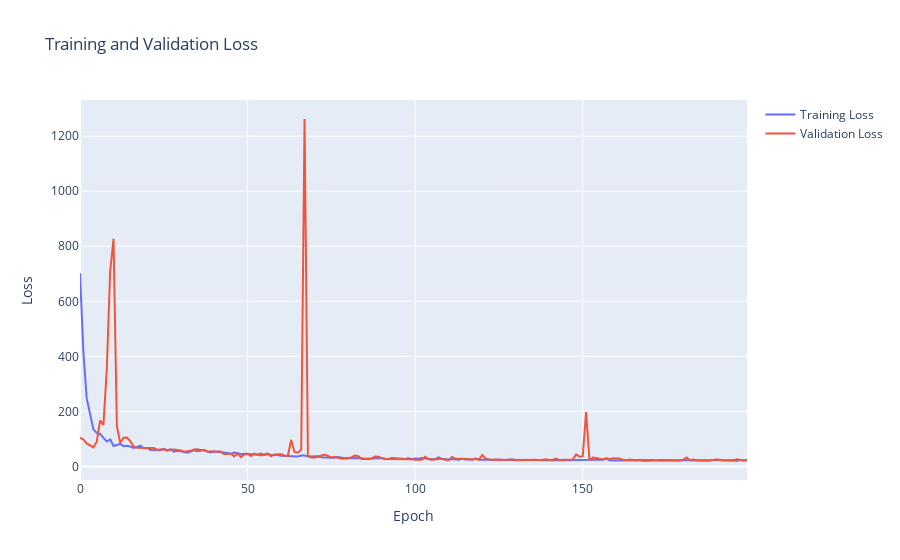

Here is the notebook cell this chart was saved with:
### Code cell
# Plot training and validation loss
fig = go.Figure()
fig.add_trace(go.Scatter(
    y=history.history["loss"],
    name="Training Loss"
))
fig.add_trace(go.Scatter(
    y=history.history["val_loss"],
    name="Validation Loss"
))
fig.update_layout(
    title="Training and Validation Loss",
    xaxis_title="Epoch",
    yaxis_title="Loss"
)
fig.show()

### Figure 1 — Plotly figure (JSON) as saved in the notebook; plotly's stock layout.template omitted (floating-point values rounded to 4 significant figures; data arrays with more than 128 entries replaced by an {"elided": "..."} marker saying what was removed)
{"data": [{"name": "Training Loss", "type": "scatter", "y": {"elided": "200 float values"}}, {"name": "Validation Loss", "type": "scatter", "y": {"elided": "200 float values"}}], "layout": {"title": {"text": "Training and Validation Loss"}, "xaxis": {"title": {"text": "Epoch"}}, "yaxis": {"title": {"text": "Loss"}}}}
